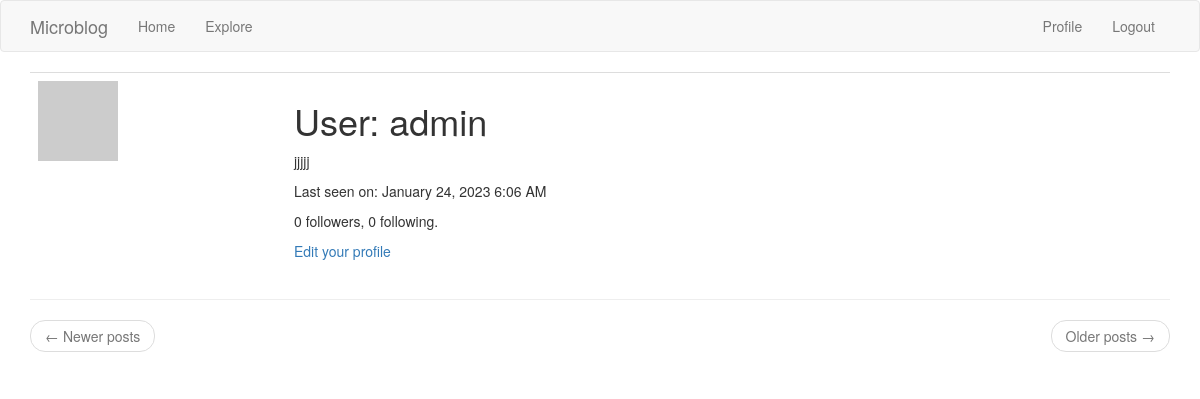
Before: /user/admin (signed in) with the older database file.
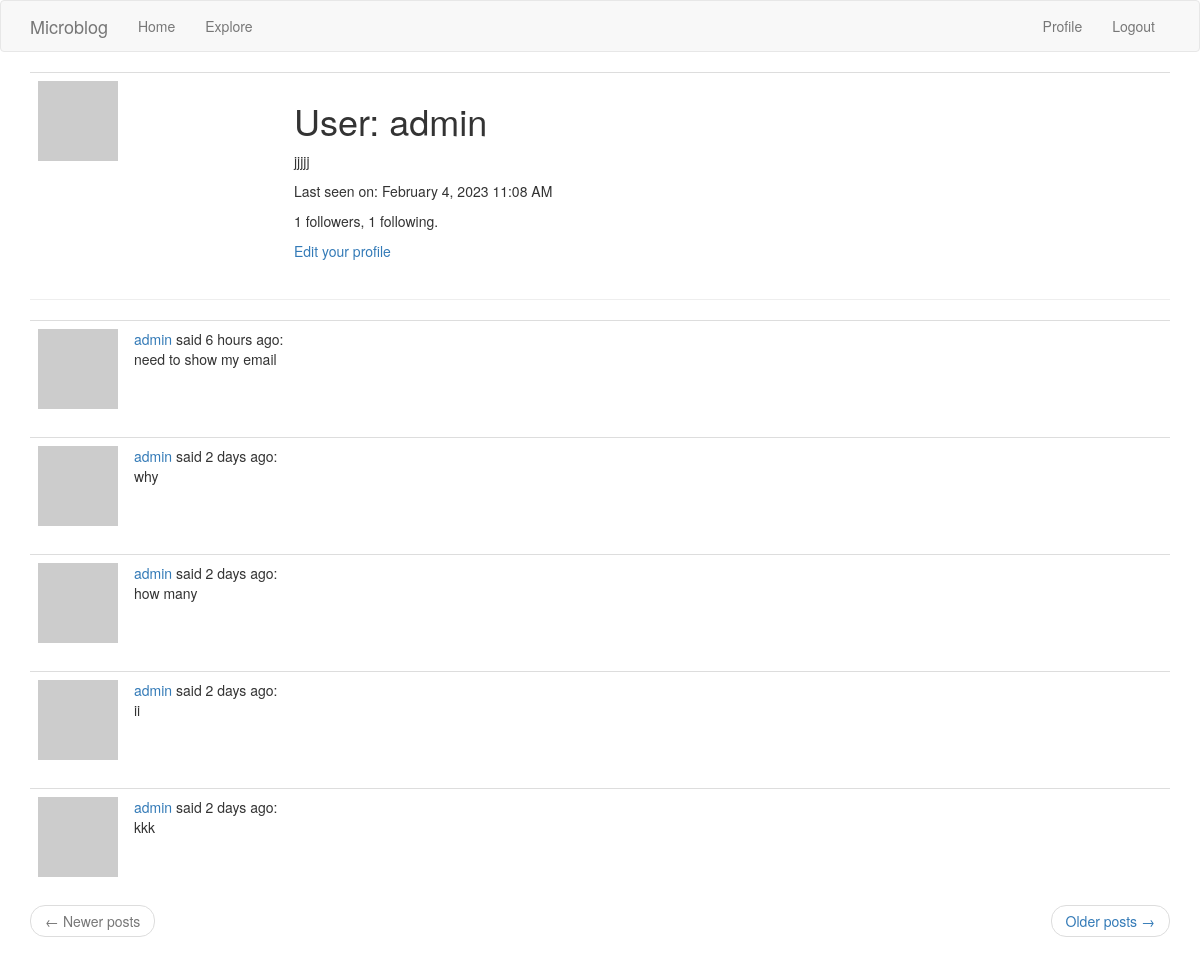
After: the same page with the newer database file.
### app/models.py (models this page shows, shortened)
class User(UserMixin, db.Model):
    id = db.Column(db.Integer, primary_key=True)
    username = db.Column(db.String(64), index=True, unique=True)
    email = db.Column(db.String(120), index=True, unique=True)
    password_hash = db.Column(db.String(128))
    posts = db.relationship('Post', backref='author', lazy='dynamic')
    about_me = db.Column(db.String(140))
    last_seen = db.Column(db.DateTime, default=datetime.utcnow)
    followed = db.relationship(
        'User', secondary=followers,
        primaryjoin=(followers.c.follower_id == id),
        secondaryjoin=(followers.c.followed_id == id),
        backref=db.backref('followers', lazy='dynamic'), lazy='dynamic')
    def avatar(self, size):
        digest = md5(self.email.lower().encode('utf-8')).hexdigest()
        return 'https://www.gravatar.com/avatar/{}?d=identicon&s={}'.format(
            digest, size
        )

class Post(db.Model):
    id = db.Column(db.Integer, primary_key=True)
    body = db.Column(db.String(140))
    timestamp = db.Column(db.DateTime, index=True, default=datetime.utcnow)
    user_id = db.Column(db.Integer, db.ForeignKey('user.id'))

### app/routes.py (the view)
@app.route('/user/<username>')
@login_required
def user(username):
    user = User.query.filter_by(username=username).first_or_404()
    page = request.args.get('page', 1, type=int)
    posts = user.posts.order_by(Post.timestamp.desc()).paginate(
        page=page, per_page=app.config['POSTS_PER_PAGE'], error_out=False)
    next_url = url_for('user', username=user.username, page=posts.next_num) if posts.has_next else None
    prev_url = url_for('user', username=user.username, page=posts.next_num) if posts.has_prev else None
    form = EmptyForm()
    return render_template('user.html', user=user, posts=posts.items,
                            next_url=next_url, prev_url=prev_url, form=form)

### app/models.py (called while the page is built)
@login.user_loader
def load_user(id):
    return User.query.get(int(id))

### app/routes.py (called while the page is built)
@app.before_request
def before_request():
    if current_user.is_authenticated:
        current_user.last_seen = datetime.utcnow()
        db.session.commit()

### app/templates/user.html (shortened to what this page needs)
{% extends "base.html" %}
{% block app_content %}
    <table class="table table-hover">
        <tr>
            <td width="256px"><img src="{{ user.avatar(256) }}"></td>
            <td>
                <h1>User: {{ user.username }}</h1>
                {% if user.about_me %}<p>{{ user.about_me }}</p>{% endif %}
                {% if user.last_seen %}<p>Last seen on: {{ moment(user.last_seen).format('LLL') }}</p>{% endif %}
                <p>{{ user.followers.count() }} followers, {{ user.followed.count() }} following.</p>
                {% if user == current_user %}
                <p><a href="{{ url_for('edit_profile') }}">Edit your profile</a></p>
                {% endif %}
            </td>
        </tr>
    </table>
    <hr>
    {% for post in posts %}
        {% include '_post.html' %}
    {% endfor %}
    <nav aria-label="...">
        <ul class="pager">
            <li class="previous{% if not prev_url %} disabled{% endif %}">
                <a href="{{ prev_url or '#' }}">
                    <span aria-hidden="true">&larr;</span> Newer posts
                </a>
            </li>
            <li class="next{% if not next_url %} disabled{% endif %}">
                <a href="{{ next_url or '#' }}">
                    Older posts <span aria-hidden="true">&rarr;</span>
                </a>
            </li>
        </ul>
    </nav>
{% endblock %}

### app/templates/_post.html
<table class="table table-hover">
    <tr>
        <td width="70px">
            <a href="{{ url_for('user', username=post.author.username)}}">
                <img src="{{ post.author.avatar(36) }}" />
            </a>
        </td>
        <td>
            <a href="{{ url_for('user', username=post.author.username) }}">
                {{ post.author.username }}
            </a>
            said {{ moment(post.timestamp).fromNow() }}:
            <br>
            {{ post.body }}
        </td>
    </tr>
</table>

Changed rows visible on the page:
changed User "admin": last_seen "January 24, 2023 6:06 AM" → "February 4, 2023 11:08 AM"
added Post: author.username "admin", timestamp "6 hours ago", body "need to show my email"
added Post: author.username "admin", timestamp "2 days ago", body "why"
added Post: author.username "admin", timestamp "2 days ago", body "how many"
added Post: author.username "admin", timestamp "2 days ago", body "ii"
added Post: author.username "admin", timestamp "2 days ago", body "kkk"
Other visible differences:
{{ user.followers.count() }}: "0" → "1"
{{ user.followed.count() }}: "0" → "1"
